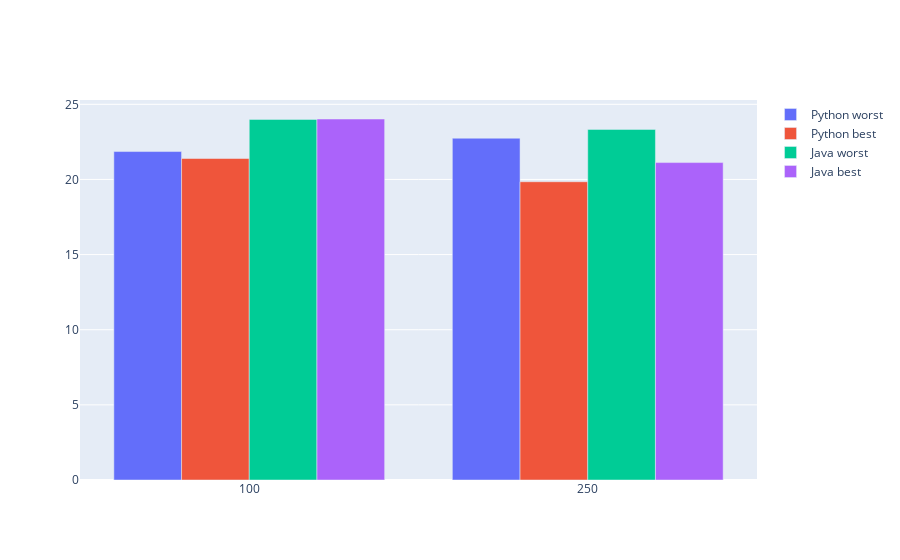

Here is the notebook cell this chart was saved with:
### Code cell
import plotly.graph_objects as go

fig = go.Figure(data=[
    go.Bar(name='Python worst', x=[values[2],values[3]], y=[calculateRelation(df_python_worst,values[2]), calculateRelation(df_python_worst,values[3])]),
    go.Bar(name='Python best', x=[values[2],values[3]], y=[calculateRelation(df_python_best,values[2]), calculateRelation(df_python_best,values[3])]),
    go.Bar(name='Java worst', x=[values[2],values[3]], y=[calculateRelation(df_java_worst,values[2]),calculateRelation(df_java_worst,values[3])]),
    go.Bar(name='Java best', x=[values[2],values[3]], y=[calculateRelation(df_java_best,values[2]), calculateRelation(df_java_best,values[3])])
])
# Change the bar mode
fig.update_layout(barmode='group')
fig.show()

### Figure 1 — Plotly figure (JSON) as saved in the notebook; plotly's stock layout.template omitted (floating-point values rounded to 4 significant figures)
{"data": [{"name": "Python worst", "type": "bar", "x": [100, 250], "y": [21.86, 22.74]}, {"name": "Python best", "type": "bar", "x": [100, 250], "y": [21.39, 19.85]}, {"name": "Java worst", "type": "bar", "x": [100, 250], "y": [24.0, 23.33]}, {"name": "Java best", "type": "bar", "x": [100, 250], "y": [24.02, 21.12]}], "layout": {"barmode": "group"}}
